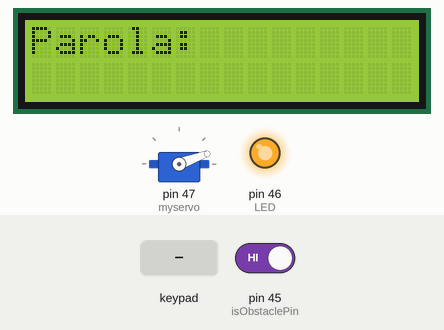
Simulated run of this sketch. Board: Arduino Mega 2560, built with avr-gcc and run on an emulated ATmega2560. Shown: 16×2 character LCD, servo, output pins drawn as LEDs (lit = HIGH). The inputs (shaded band) are chosen by the test bench; at power-on: pin 45 (isObstaclePin) HIGH. What the sketch prints to the serial monitor is not drawn.

Above: at 1.2 s.
1.3 s: keypad keys 1 2 3 4 5 6 pressed 0.4 s apart
At 8.7 s:
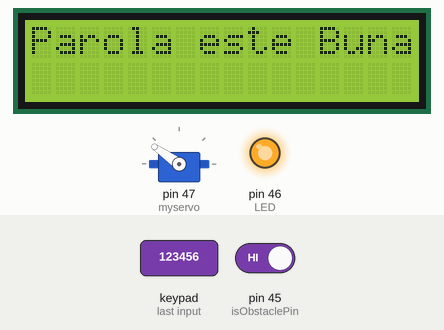
At 26.9 s:
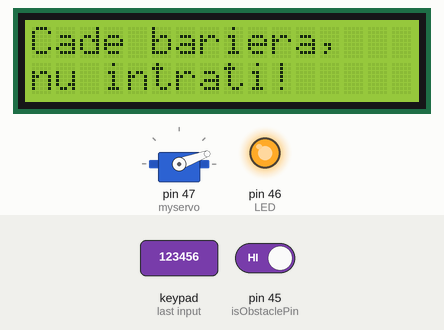
Timing chart, 0 to 29.3 s (numbered marks = the images above; inputs shaded):
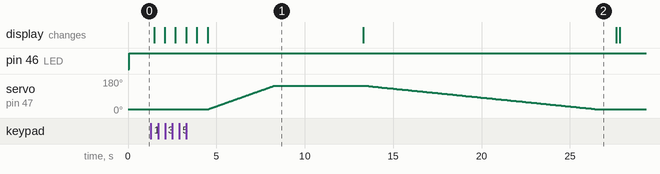

Measured:
- after the input at 1.3 s, servo on pin 47 (myservo): rises from 20° to 145° in 3.7 s, then falls to 19° in 19.6 s; the display: first changes after 0.18 s (image 1 shows a later state)

The sketch:

PROJECT-MEGA.ino
```cpp
//Display config
#include "LiquidCrystal.h"
// initialize the library by providing the nuber of pins to it
LiquidCrystal lcd(52,53,48,49,50,51); //8,9,4,5,6,7

//Servo
#include <Servo.h>
Servo myservo;  // create servo object to control a servo
// twelve servo objects can be created on most boards
int pos = 20;    // variable to store the servo position

/*4x4 Matrix Keypad connected to Arduino
This code prints the key pressed on the keypad to the serial port*/
#include <Keypad.h>
#define Password_Lenght 7 // Give enough room for six chars + NULL char
char Data[Password_Lenght]; // 6 is the number of chars it can hold + the null char = 7
char Master[Password_Lenght] = "123456";
byte data_count = 0, master_count = 0;
bool Pass_is_good;
char customKey;

const byte numRows= 4; //number of rows on the keypad
const byte numCols= 4; //number of columns on the keypad
//keymap defines the key pressed according to the row and columns just as appears on the keypad
char keymap[numRows][numCols]=
{
{'1', '2', '3', 'A'},
{'4', '5', '6', 'B'},
{'7', '8', '9', 'C'},
{'*', '0', '#', 'D'}
};
//Code that shows the the keypad connections to the arduino terminals
byte rowPins[numRows] = {29,28,27,26}; //Rows 0 to 3
byte colPins[numCols]= {25,24,23,22}; //Columns 0 to 3
//initializes an instance of the Keypad class
Keypad myKeypad= Keypad(makeKeymap(keymap), rowPins, colPins, numRows, numCols);

// IR Obstacle Collision Detection Module
int LED = 46; // Use the onboard Uno LED
int isObstaclePin = 45; // This is our input pin
int isObstacle = HIGH; // HIGH MEANS NO OBSTACLE


void setup() {

lcd.begin(16,2);
myservo.attach(47);// attaches the servo on pin 47 to the servo object
    pinMode(LED, OUTPUT);
    pinMode(isObstaclePin, INPUT);
    Serial.begin(9600);
}


void loop()
{


  myservo.write(pos);
  lcd.setCursor(0,0);
  lcd.print("Parola:");

  customKey = myKeypad.getKey();
  if (customKey) // makes sure a key is actually pressed, equal to (customKey != NO_KEY)
  {
    Data[data_count] = customKey; // store char into data array
    lcd.setCursor(data_count,1); // move cursor to show each new char
    lcd.print(Data[data_count]); // print char at said cursor
    data_count++; // increment data array by 1 to store new char, also keep track of the number of chars entered
  }

  if(data_count == Password_Lenght-1) // if the array index is equal to the number of expected chars, compare data to master
  {
    lcd.clear();
    lcd.setCursor(0, 0);
    lcd.print("Parola este ");

    if(!strcmp(Data, Master)) // equal to (strcmp(Data, Master) == 0)
      {
        lcd.print("Buna");
        for (pos = 20; pos <= 145; pos += 1) { // goes from 0 degrees to 180 degrees
        // in steps of 1 degree
        myservo.write(pos);              // tell servo to go to position in variable 'pos'
        delay(30);                       // waits 15ms for the servo to reach the position
      }
      delay(5000);
      for (pos = 145; pos >= 20; pos -= 1) { // goes from 180 degrees to 0 degrees
        myservo.write(pos);              // tell servo to go to position in variable 'pos'
         lcd.clear();
          lcd.print("Cade bariera, ");
        lcd.setCursor(0,1);
        lcd.print("nu intrati!");
        delay(100);
          }}
        else
      lcd.print("Gresita");

    delay(1000);// added 1 second delay to make sure the password is completely shown on screen before it gets cleared.
    lcd.clear();
    clearData();
  }

    isObstacle = digitalRead(isObstaclePin);
    if (isObstacle == LOW) {
        Serial.println("P2 ocupat!");
        digitalWrite(LED, LOW);
    } else {
        Serial.println("P2 liber");
        digitalWrite(LED, HIGH);
    }
    delay(200);


}

void clearData()
{
  while(data_count !=0)
  {   // This can be used for any array size,
    Data[data_count--] = 0; //clear array for new data
  }
  return;
}
```
